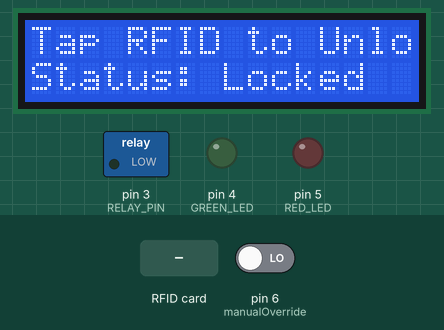
The sketch below on a simulated Arduino Uno, built with avr-gcc and run on an emulated ATmega328P. Shown: 16×2 character LCD, switched loads named in the sketch (green lamp = pin HIGH), output pins drawn as LEDs (lit = HIGH). Dashed ring = blinking. Inputs (shaded band) come from the test bench; at power-on: pin 6 (manualOverride) LOW. Pins used as bus, display or sensor lines are not drawn; what the sketch prints to the serial monitor is not drawn.

Above: at 1.3 s.
1.4 s: RFID card 5E 7A 19 C4 held to the reader
At 1.8 s:
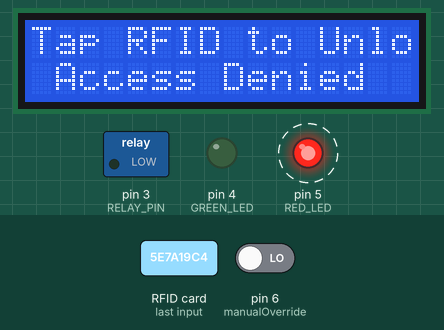
4.1 s: pin 6 (manualOverride) driven HIGH
At 5.0 s:
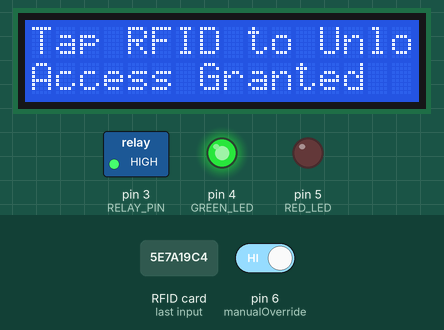
5.6 s: pin 6 (manualOverride) driven LOW
At 7.8 s:
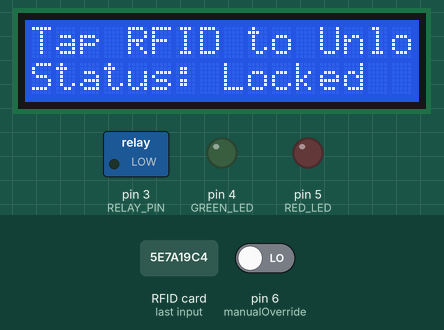
8.6 s: RFID card 8A 7E 55 C4 held to the reader
At 10.1 s:
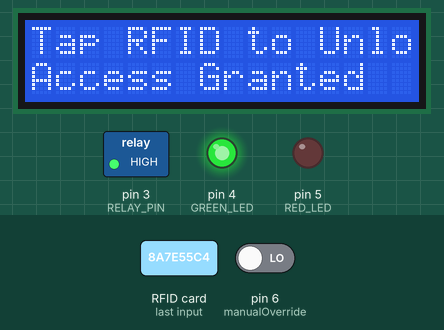
Timing chart, 0 to 13.1 s (numbered marks = the images above; inputs shaded):
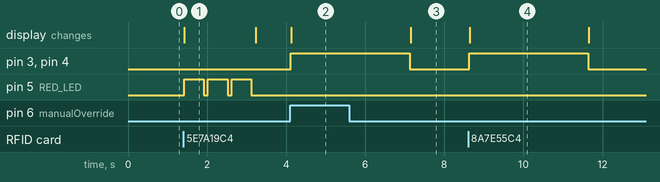

The sketch:

RFID_Door_Lock.ino
```cpp
// Project Title: Smart RFID Door Access System using Arduino & RC522

#include <Wire.h>
#include <SPI.h>
#include <MFRC522.h>
#include <LiquidCrystal_I2C.h>

LiquidCrystal_I2C lcdDisplay(0x27, 16, 2); // 16 columns and 2 rows

// Pin definitions
#define RFID_SS 10
#define RFID_RST 9
#define GREEN_LED 4
#define RED_LED 5
#define RELAY_PIN 3
#define manualOverride 6

// Delay constants
#define ACCESS_DURATION 3000
#define BLINK_DELAY 500

MFRC522 rfid(RFID_SS, RFID_RST);

byte authorizedUID[4] = {0x8A, 0x7E, 0x55, 0xC4};  // Change this to your card/tag UID

void setup() {
  Serial.begin(9600);
  SPI.begin();
  rfid.PCD_Init();

  pinMode(GREEN_LED, OUTPUT);
  pinMode(RED_LED, OUTPUT);
  pinMode(RELAY_PIN, OUTPUT);
  pinMode(manualOverride, INPUT);

  lcdDisplay.init();
  lcdDisplay.backlight();
  lcdDisplay.clear();
  lcdDisplay.setCursor(0, 0);
  lcdDisplay.print("Tap RFID to Unlock");
  lcdDisplay.setCursor(0, 1);
  lcdDisplay.print("Status: Locked");

  Serial.println("System Ready. Awaiting RFID...");
}

void loop() {
  // Manual button unlock
  if (digitalRead(manualOverride) == HIGH) {
    grantAccess();
  }

  // Wait for card
  if (!rfid.PICC_IsNewCardPresent() || !rfid.PICC_ReadCardSerial()) {
    return;
  }

  // Show UID
  Serial.print("Scanned UID: ");
  for (byte i = 0; i < rfid.uid.size; i++) {
    Serial.print(rfid.uid.uidByte[i] < 0x10 ? "0" : "");
    Serial.print(rfid.uid.uidByte[i], HEX);
    Serial.print(" ");
  }
  Serial.println();

  // Compare UID
  if (memcmp(rfid.uid.uidByte, authorizedUID, 4) == 0) {
    grantAccess();
  } else {
    Serial.println("Unauthorized Card!");
    lcdDisplay.setCursor(0, 1);
    lcdDisplay.print(" Access Denied  ");
    for (int i = 0; i < 3; i++) {
      digitalWrite(RED_LED, HIGH);
      delay(BLINK_DELAY);
      digitalWrite(RED_LED, LOW);
      delay(100);
    }
    lcdDisplay.setCursor(0, 1);
    lcdDisplay.print("Status: Locked  ");
  }

  delay(100);
}

void grantAccess() {
  Serial.println("Access Approved");
  digitalWrite(GREEN_LED, HIGH);
  digitalWrite(RELAY_PIN, HIGH);
  lcdDisplay.setCursor(0, 1);
  lcdDisplay.print("Access Granted  ");
  delay(ACCESS_DURATION);
  digitalWrite(RELAY_PIN, LOW);
  digitalWrite(GREEN_LED, LOW);
  lcdDisplay.setCursor(0, 1);
  lcdDisplay.print("Status: Locked  ");
}
```

Measured:
- after the input at 1.4 s, pin 5 (RED_LED): alternates HIGH for 0.50 s and LOW for 0.10 s, starting at once; the display: changes at once (image 1)
- after the input at 4.1 s, pin 3 (RELAY_PIN), pin 4 (GREEN_LED): LOW → HIGH at once; the display: changes at once (image 2)
- after the input at 5.6 s, pin 3 (RELAY_PIN), pin 4 (GREEN_LED): goes on until 7.1 s, then stays LOW
- after the input at 8.6 s, pin 3 (RELAY_PIN), pin 4 (GREEN_LED): LOW → HIGH at once, → LOW 3.0 s later; the display: changes at once (image 4)
- what the display in image 1 shows lasts 1.8 s, from 1.4 s to 3.2 s
